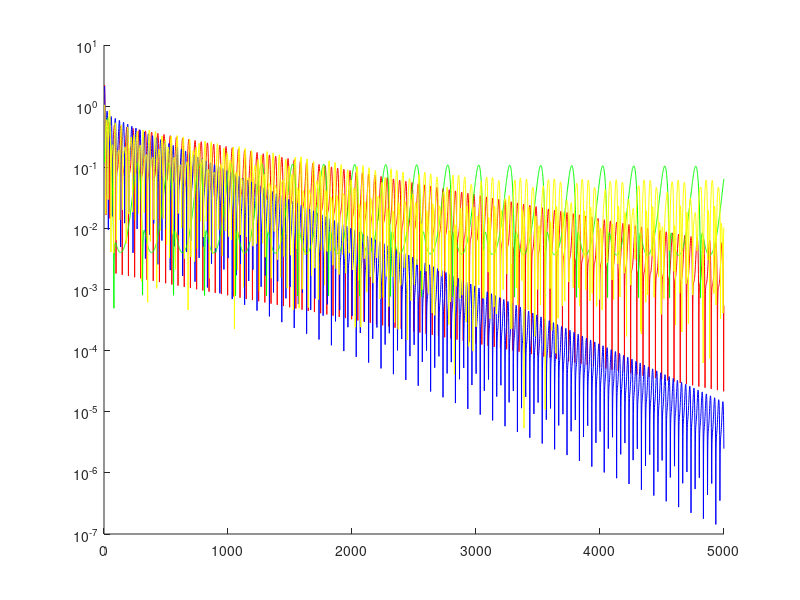

Recreate this plot in MATLAB.
% Multi Signal LMS, treats simply applies normal LMS to each signal, not
% multichannel!!
clear all
close all
hold on
%channel system order
sysorder = 5 ;
% Number of system points
%N=2000;
%inp = randn(N,1);
fs = 1.0e4;
t = 0:1/fs:0.5-1/fs;
x1 = cos(2*pi*100*t);
x2 = cos(2*pi*150*t);
x3 = sin(2*pi*20*t);
x4 = 0.5*(sin(2*pi*20*t) + cos(2*pi*200*t));
randn('seed',0);
%x=randn(1,5000);
% 
x1=filter([1 0.8 0.3 0.2],1,x1);
x2=filter([1 0.8 0.3 0.2],1,x2);
x3=filter([1 0.8 0.3 0.2],1,x3);
x4=filter([1 0.8 0.3 0.2],1,x4);

%x = [x1 x2 x3 x4];
x = [transpose(x1) transpose(x2) transpose(x3) transpose(x4)];
%x=x.';


d = x;

N=length(x1);


%begin of algorithm
w = zeros(sysorder,4);
% w=w.';
disp(w);


y = zeros(4,N);
y=y.';

e = zeros(4,N);
e=e.';

ec = 0;
for q = 1:4
    for n = sysorder : N-1 
        u = x(n:-1:n-sysorder+1,q);
        %u = transpose(x(n:-1:n-sysorder+1,q)); 
        %unorm2 = dot(u,u);
        %w_q = w(q,:);

        y(n,q) = dot(w(:,q),u);
        %disp(y(n))
        e(n,q) = d(n+1,q) - y(n,q);
        %en = e(n);
        %ec = conj(e);
        mu=1e-2;
        %mu=1;
        w(:,q) = w(:,q) + mu * e(n,q) * u;
	    %w = w + 3/4*mu * e(n) * conj(u); %iQLMS update
        %w = w + 1/2*mu( e(n)*conj(u) - 1/2*u*conj(e(n)) ); %HR-QLMS update
        %w = w + 1/2*mu(e(n)*conj(u) - 1/2*conj(u)*conj(e(n))); %QLMS update
    end
end


for q=1:4
    color = '';
    switch q
        case 1
            color='red';
        case 2
            color='blue';
        case 3
            color="green";
        case 4
            color="yellow";
    end
    semilogy(abs(e(:,q)),color)
end

